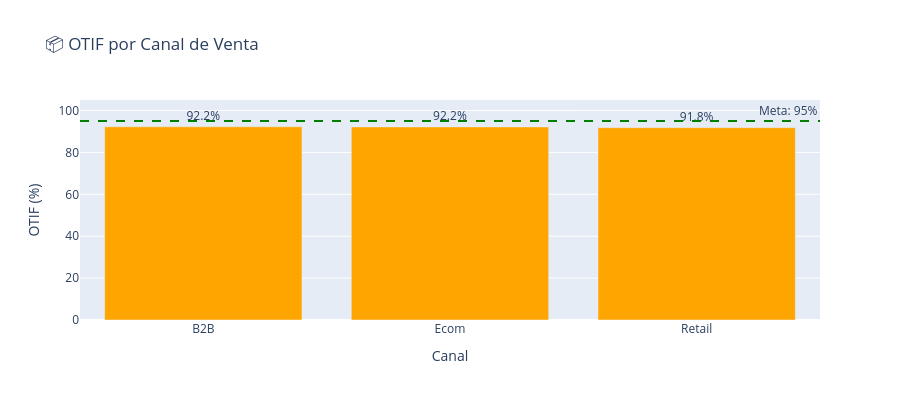

Write notebook code for a chart like this one.
### Markdown cell above
## 🔢 KPI 1: OTIF (On-Time In-Full)

**Definición**: % de órdenes entregadas completas y a tiempo.

**Meta típica**: > 95%

**Impacto**: Satisfacción del cliente, reducción de reclamos.

### Code cell
# Simular datos de entrega (en dataset real vendrían del sistema)
orders['delivered_qty'] = orders['qty']
orders['delivered_on_time'] = np.random.choice([True, False], len(orders), p=[0.92, 0.08])
orders['delivered_complete'] = orders['delivered_qty'] == orders['qty']

# Calcular OTIF
orders['otif'] = orders['delivered_on_time'] & orders['delivered_complete']
otif_rate = orders['otif'].mean() * 100

print(f"📊 OTIF Global: {otif_rate:.1f}%")

# OTIF por canal
otif_by_channel = orders.groupby('channel')['otif'].mean() * 100

fig = go.Figure()
fig.add_trace(go.Bar(
    x=otif_by_channel.index,
    y=otif_by_channel.values,
    marker_color=['green' if x >= 95 else 'orange' if x >= 90 else 'red' for x in otif_by_channel.values],
    text=[f"{v:.1f}%" for v in otif_by_channel.values],
    textposition='outside'
))
fig.add_hline(y=95, line_dash="dash", line_color="green", annotation_text="Meta: 95%")
fig.update_layout(
    title="📦 OTIF por Canal de Venta",
    xaxis_title="Canal",
    yaxis_title="OTIF (%)",
    height=400
)
fig.show()

### Figure 1 — Plotly figure (JSON) as saved in the notebook; plotly's stock layout.template omitted (floating-point values rounded to 4 significant figures)
{"data": [{"marker": {"color": ["orange", "orange", "orange"]}, "text": ["92.2%", "92.2%", "91.8%"], "textposition": "outside", "type": "bar", "x": ["B2B", "Ecom", "Retail"], "y": [92.24, 92.17, 91.81]}], "layout": {"annotations": [{"showarrow": false, "text": "Meta: 95%", "x": 1, "xanchor": "right", "xref": "x domain", "y": 95, "yanchor": "bottom", "yref": "y"}], "height": 400, "shapes": [{"line": {"color": "green", "dash": "dash"}, "type": "line", "x0": 0, "x1": 1, "xref": "x domain", "y0": 95, "y1": 95, "yref": "y"}], "title": {"text": "📦 OTIF por Canal de Venta"}, "xaxis": {"title": {"text": "Canal"}}, "yaxis": {"title": {"text": "OTIF (%)"}}}}
